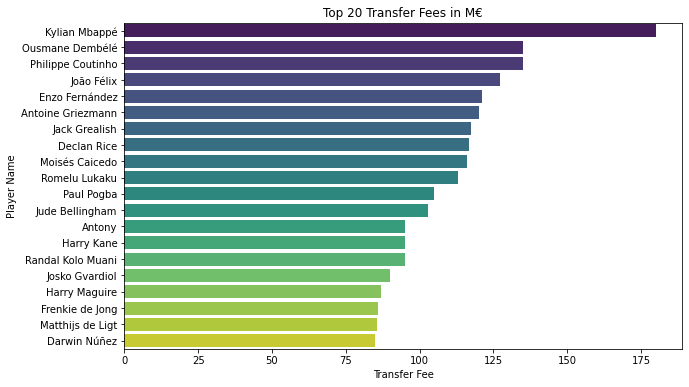

Reproduce this figure in Python.
# -*- coding: utf-8 -*-
"""
Created on Wed Sep  4 13:37:23 2024

@author: Heikki
"""

import pyodbc
import pandas as pd
import matplotlib.pyplot as plt
import seaborn as sns

# Connection to Database
conn = pyodbc.connect(
    "Driver={ODBC Driver 18 for SQL Server};"
    "Server=localhost\\SQLEXPRESS;"
    "Database=FootballDB;"
    "Trusted_Connection=yes;"
    "TrustServerCertificate=yes"
)

# Query to get wanted data
query = ("""
         SELECT Players.name, Players.player_id, Transfers.from_club_name, Transfers.to_club_name, Transfers.transfer_fee
         FROM dbo.Players 
         JOIN dbo.Transfers ON Players.player_id = Transfers.player_id
         """)


# Read SQL query into a DataFrame
data = pd.read_sql(query, conn)

# Close the connection
conn.close()

# Preview the DataFrame
print(data)

# Convert transfer_fee to millions of euros
data['transfer_fee'] = data['transfer_fee'] / 1_000_000

# Sort by transfer_fee in descending order and get the top 20
top_20_transfers = data.sort_values(by='transfer_fee', ascending=False).head(20)

# Preview the top 20 transfers
print(top_20_transfers)

plt.figure(figsize=(10,6))
sns.barplot(x='transfer_fee', y='name', data= top_20_transfers, palette='viridis')
plt.title('Top 20 Transfer Fees in M€')
plt.xlabel('Transfer Fee')
plt.ylabel('Player Name')
plt.show()
